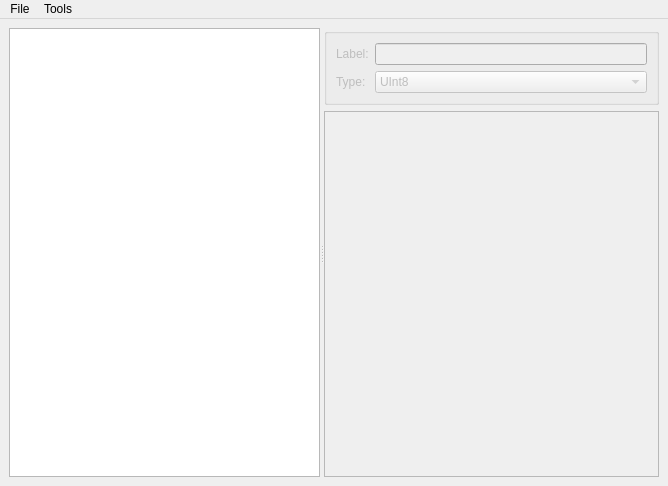
<?xml version="1.0" encoding="UTF-8"?>
<ui version="4.0">
 <class>MainWindow</class>
 <widget class="QMainWindow" name="MainWindow">
  <property name="geometry">
   <rect>
    <x>0</x>
    <y>0</y>
    <width>668</width>
    <height>486</height>
   </rect>
  </property>
  <property name="windowTitle">
   <string>MainWindow</string>
  </property>
  <widget class="QWidget" name="centralwidget">
   <layout class="QGridLayout" name="gridLayout_2">
    <item row="0" column="0">
     <widget class="QSplitter" name="splitter">
      <property name="orientation">
       <enum>Qt::Horizontal</enum>
      </property>
      <widget class="RobustTreeView" name="treeView">
       <property name="font">
        <font>
         <family>Courier New</family>
        </font>
       </property>
       <property name="editTriggers">
        <set>QAbstractItemView::NoEditTriggers</set>
       </property>
       <property name="alternatingRowColors">
        <bool>true</bool>
       </property>
       <attribute name="headerVisible">
        <bool>false</bool>
       </attribute>
      </widget>
      <widget class="QWidget" name="layoutWidget">
       <layout class="QVBoxLayout" name="verticalLayout">
        <item>
         <widget class="QGroupBox" name="fieldBox">
          <property name="enabled">
           <bool>false</bool>
          </property>
          <property name="title">
           <string/>
          </property>
          <layout class="QFormLayout" name="formLayout">
           <item row="0" column="0">
            <widget class="QLabel" name="label">
             <property name="text">
              <string>Label:</string>
             </property>
            </widget>
           </item>
           <item row="0" column="1">
            <widget class="QLineEdit" name="labelEdit">
             <property name="maxLength">
              <number>16</number>
             </property>
            </widget>
           </item>
           <item row="1" column="0">
            <widget class="QLabel" name="label_2">
             <property name="text">
              <string>Type:</string>
             </property>
            </widget>
           </item>
           <item row="1" column="1">
            <widget class="QComboBox" name="typeCombo">
             <item>
              <property name="text">
               <string>UInt8</string>
              </property>
             </item>
             <item>
              <property name="text">
               <string>Int8</string>
              </property>
             </item>
             <item>
              <property name="text">
               <string>UInt16</string>
              </property>
             </item>
             <item>
              <property name="text">
               <string>Int16</string>
              </property>
             </item>
             <item>
              <property name="text">
               <string>UInt32</string>
              </property>
             </item>
             <item>
              <property name="text">
               <string>Int32</string>
              </property>
             </item>
             <item>
              <property name="text">
               <string>UInt64</string>
              </property>
             </item>
             <item>
              <property name="text">
               <string>Int64</string>
              </property>
             </item>
             <item>
              <property name="text">
               <string>Single</string>
              </property>
             </item>
             <item>
              <property name="text">
               <string>Double</string>
              </property>
             </item>
             <item>
              <property name="text">
               <string>String</string>
              </property>
             </item>
             <item>
              <property name="text">
               <string>ResRef</string>
              </property>
             </item>
             <item>
              <property name="text">
               <string>LocalizedString</string>
              </property>
             </item>
             <item>
              <property name="text">
               <string>Binary</string>
              </property>
             </item>
             <item>
              <property name="text">
               <string>Struct</string>
              </property>
             </item>
             <item>
              <property name="text">
               <string>List</string>
              </property>
             </item>
             <item>
              <property name="text">
               <string>Vector4</string>
              </property>
             </item>
             <item>
              <property name="text">
               <string>Vector3</string>
              </property>
             </item>
            </widget>
           </item>
          </layout>
         </widget>
        </item>
        <item>
         <widget class="QStackedWidget" name="pages">
          <property name="frameShape">
           <enum>QFrame::StyledPanel</enum>
          </property>
          <property name="currentIndex">
           <number>2</number>
          </property>
          <widget class="QWidget" name="linePage">
           <layout class="QVBoxLayout" name="verticalLayout_2">
            <item>
             <widget class="QLineEdit" name="lineEdit">
              <property name="maxLength">
               <number>16</number>
              </property>
             </widget>
            </item>
            <item>
             <spacer name="verticalSpacer">
              <property name="orientation">
               <enum>Qt::Vertical</enum>
              </property>
              <property name="sizeHint" stdset="0">
               <size>
                <width>20</width>
                <height>40</height>
               </size>
              </property>
             </spacer>
            </item>
           </layout>
          </widget>
          <widget class="QWidget" name="intPage">
           <layout class="QVBoxLayout" name="verticalLayout_5">
            <item>
             <widget class="LongSpinBox" name="intSpin"/>
            </item>
            <item>
             <spacer name="verticalSpacer_3">
              <property name="orientation">
               <enum>Qt::Vertical</enum>
              </property>
              <property name="sizeHint" stdset="0">
               <size>
                <width>20</width>
                <height>280</height>
               </size>
              </property>
             </spacer>
            </item>
           </layout>
          </widget>
          <widget class="QWidget" name="blankPage"/>
          <widget class="QWidget" name="floatPage">
           <layout class="QVBoxLayout" name="verticalLayout_4">
            <item>
             <widget class="QDoubleSpinBox" name="floatSpin">
              <property name="decimals">
               <number>6</number>
              </property>
              <property name="minimum">
               <double>-10000000000000000000000.000000000000000</double>
              </property>
              <property name="maximum">
               <double>99999999999999991611392.000000000000000</double>
              </property>
              <property name="stepType">
               <enum>QAbstractSpinBox::AdaptiveDecimalStepType</enum>
              </property>
             </widget>
            </item>
            <item>
             <spacer name="verticalSpacer_2">
              <property name="orientation">
               <enum>Qt::Vertical</enum>
              </property>
              <property name="sizeHint" stdset="0">
               <size>
                <width>20</width>
                <height>280</height>
               </size>
              </property>
             </spacer>
            </item>
           </layout>
          </widget>
          <widget class="QWidget" name="vector3Page">
           <layout class="QFormLayout" name="formLayout_3">
            <item row="0" column="0">
             <widget class="QLabel" name="label_3">
              <property name="text">
               <string>X</string>
              </property>
             </widget>
            </item>
            <item row="0" column="1">
             <widget class="QDoubleSpinBox" name="xVec3Spin">
              <property name="decimals">
               <number>6</number>
              </property>
              <property name="minimum">
               <double>-99999999999999991433150857216.000000000000000</double>
              </property>
              <property name="maximum">
               <double>100000000000000004764729344.000000000000000</double>
              </property>
             </widget>
            </item>
            <item row="1" column="0">
             <widget class="QLabel" name="label_4">
              <property name="text">
               <string>Y</string>
              </property>
             </widget>
            </item>
            <item row="1" column="1">
             <widget class="QDoubleSpinBox" name="yVec3Spin">
              <property name="decimals">
               <number>6</number>
              </property>
              <property name="minimum">
               <double>-99999999999999991433150857216.000000000000000</double>
              </property>
              <property name="maximum">
               <double>100000000000000004764729344.000000000000000</double>
              </property>
             </widget>
            </item>
            <item row="2" column="0">
             <widget class="QLabel" name="label_5">
              <property name="text">
               <string>Z</string>
              </property>
             </widget>
            </item>
            <item row="2" column="1">
             <widget class="QDoubleSpinBox" name="zVec3Spin">
              <property name="decimals">
               <number>6</number>
              </property>
              <property name="minimum">
               <double>-99999999999999991433150857216.000000000000000</double>
              </property>
              <property name="maximum">
               <double>100000000000000004764729344.000000000000000</double>
              </property>
             </widget>
            </item>
           </layout>
          </widget>
          <widget class="QWidget" name="vector4Page">
           <layout class="QFormLayout" name="formLayout_2">
            <item row="0" column="0">
             <widget class="QLabel" name="label_10">
              <property name="text">
               <string>X</string>
              </property>
             </widget>
            </item>
            <item row="0" column="1">
             <widget class="QDoubleSpinBox" name="xVec4Spin">
              <property name="decimals">
               <number>8</number>
              </property>
              <property name="minimum">
               <double>-9999999999999999583119736832.000000000000000</double>
              </property>
              <property name="maximum">
               <double>99999999999999991433150857216.000000000000000</double>
              </property>
             </widget>
            </item>
            <item row="1" column="0">
             <widget class="QLabel" name="label_8">
              <property name="text">
               <string>Y</string>
              </property>
             </widget>
            </item>
            <item row="1" column="1">
             <widget class="QDoubleSpinBox" name="yVec4Spin">
              <property name="decimals">
               <number>8</number>
              </property>
              <property name="minimum">
               <double>-9999999999999999583119736832.000000000000000</double>
              </property>
              <property name="maximum">
               <double>99999999999999991433150857216.000000000000000</double>
              </property>
             </widget>
            </item>
            <item row="2" column="0">
             <widget class="QLabel" name="label_9">
              <property name="text">
               <string>Z</string>
              </property>
             </widget>
            </item>
            <item row="3" column="0">
             <widget class="QLabel" name="label_7">
              <property name="text">
               <string>W</string>
              </property>
             </widget>
            </item>
            <item row="2" column="1">
             <widget class="QDoubleSpinBox" name="zVec4Spin">
              <property name="decimals">
               <number>8</number>
              </property>
              <property name="minimum">
               <double>-9999999999999999583119736832.000000000000000</double>
              </property>
              <property name="maximum">
               <double>99999999999999991433150857216.000000000000000</double>
              </property>
             </widget>
            </item>
            <item row="3" column="1">
             <widget class="QDoubleSpinBox" name="wVec4Spin">
              <property name="decimals">
               <number>8</number>
              </property>
              <property name="minimum">
               <double>-9999999999999999583119736832.000000000000000</double>
              </property>
              <property name="maximum">
               <double>99999999999999991433150857216.000000000000000</double>
              </property>
             </widget>
            </item>
           </layout>
          </widget>
          <widget class="QWidget" name="textPage">
           <layout class="QGridLayout" name="gridLayout">
            <item row="0" column="0">
             <widget class="QPlainTextEdit" name="textEdit"/>
            </item>
           </layout>
          </widget>
          <widget class="QWidget" name="substringPage">
           <layout class="QVBoxLayout" name="verticalLayout_3">
            <item>
             <layout class="QHBoxLayout" name="horizontalLayout_3" stretch="0,1">
              <item>
               <widget class="QLabel" name="label_6">
                <property name="text">
                 <string>StringRef:</string>
                </property>
               </widget>
              </item>
              <item>
               <widget class="QSpinBox" name="stringrefSpin">
                <property name="minimum">
                 <number>-1</number>
                </property>
                <property name="maximum">
                 <number>999999999</number>
                </property>
               </widget>
              </item>
             </layout>
            </item>
            <item>
             <widget class="QPlainTextEdit" name="tlkTextEdit">
              <property name="enabled">
               <bool>false</bool>
              </property>
              <property name="minimumSize">
               <size>
                <width>0</width>
                <height>40</height>
               </size>
              </property>
              <property name="maximumSize">
               <size>
                <width>16777215</width>
                <height>40</height>
               </size>
              </property>
              <property name="readOnly">
               <bool>true</bool>
              </property>
             </widget>
            </item>
            <item>
             <widget class="Line" name="line">
              <property name="orientation">
               <enum>Qt::Horizontal</enum>
              </property>
             </widget>
            </item>
            <item>
             <layout class="QHBoxLayout" name="horizontalLayout_2">
              <item>
               <widget class="QComboBox" name="substringLangCombo">
                <item>
                 <property name="text">
                  <string>English</string>
                 </property>
                </item>
                <item>
                 <property name="text">
                  <string>French</string>
                 </property>
                </item>
                <item>
                 <property name="text">
                  <string>German</string>
                 </property>
                </item>
                <item>
                 <property name="text">
                  <string>Italian</string>
                 </property>
                </item>
                <item>
                 <property name="text">
                  <string>Spanish</string>
                 </property>
                </item>
                <item>
                 <property name="text">
                  <string>Polish</string>
                 </property>
                </item>
               </widget>
              </item>
              <item>
               <widget class="QComboBox" name="substringGenderCombo">
                <item>
                 <property name="text">
                  <string>Male</string>
                 </property>
                </item>
                <item>
                 <property name="text">
                  <string>Female</string>
                 </property>
                </item>
               </widget>
              </item>
             </layout>
            </item>
            <item>
             <layout class="QHBoxLayout" name="horizontalLayout_4">
              <item>
               <widget class="QPushButton" name="addSubstringButton">
                <property name="text">
                 <string>Add</string>
                </property>
               </widget>
              </item>
              <item>
               <widget class="QPushButton" name="removeSubstringButton">
                <property name="text">
                 <string>Remove</string>
                </property>
               </widget>
              </item>
             </layout>
            </item>
            <item>
             <widget class="Line" name="line_2">
              <property name="orientation">
               <enum>Qt::Horizontal</enum>
              </property>
             </widget>
            </item>
            <item>
             <widget class="QListWidget" name="substringList">
              <property name="maximumSize">
               <size>
                <width>16777215</width>
                <height>100</height>
               </size>
              </property>
              <property name="editTriggers">
               <set>QAbstractItemView::NoEditTriggers</set>
              </property>
             </widget>
            </item>
            <item>
             <widget class="QPlainTextEdit" name="substringEdit"/>
            </item>
           </layout>
          </widget>
         </widget>
        </item>
       </layout>
      </widget>
     </widget>
    </item>
   </layout>
  </widget>
  <widget class="QMenuBar" name="menubar">
   <property name="geometry">
    <rect>
     <x>0</x>
     <y>0</y>
     <width>668</width>
     <height>22</height>
    </rect>
   </property>
   <widget class="QMenu" name="menuFile">
    <property name="title">
     <string>File</string>
    </property>
    <addaction name="actionNew"/>
    <addaction name="actionOpen"/>
    <addaction name="actionSave"/>
    <addaction name="actionSave_As"/>
    <addaction name="separator"/>
    <addaction name="actionRevert"/>
    <addaction name="separator"/>
    <addaction name="actionExit"/>
   </widget>
   <widget class="QMenu" name="menuTools">
    <property name="title">
     <string>Tools</string>
    </property>
    <addaction name="actionSetTLK"/>
   </widget>
   <addaction name="menuFile"/>
   <addaction name="menuTools"/>
  </widget>
  <action name="actionNew">
   <property name="text">
    <string>New</string>
   </property>
  </action>
  <action name="actionOpen">
   <property name="text">
    <string>Open</string>
   </property>
  </action>
  <action name="actionSave">
   <property name="text">
    <string>Save</string>
   </property>
  </action>
  <action name="actionSave_As">
   <property name="text">
    <string>Save As</string>
   </property>
  </action>
  <action name="actionRevert">
   <property name="text">
    <string>Revert</string>
   </property>
  </action>
  <action name="actionExit">
   <property name="text">
    <string>Exit</string>
   </property>
  </action>
  <action name="actionSetTLK">
   <property name="text">
    <string>Set TLK</string>
   </property>
  </action>
 </widget>
 <customwidgets>
  <customwidget>
    <class>RobustTreeView</class>
    <extends>QTreeView</extends>
   <header location="global">utility.ui_libraries.qt.widgets.itemviews.treeview</header>
  </customwidget>
  <customwidget>
   <class>GFFFieldSpinBox</class>
   <extends>QSpinBox</extends>
   <header location="global">toolset.gui.editors.dlg</header>
  </customwidget>
  <customwidget>
   <class>LongSpinBox</class>
   <extends>QSpinBox</extends>
   <header location="global">toolset.gui.widgets.long_spinbox</header>
  </customwidget>
 </customwidgets>
 <resources/>
 <connections/>
</ui>
